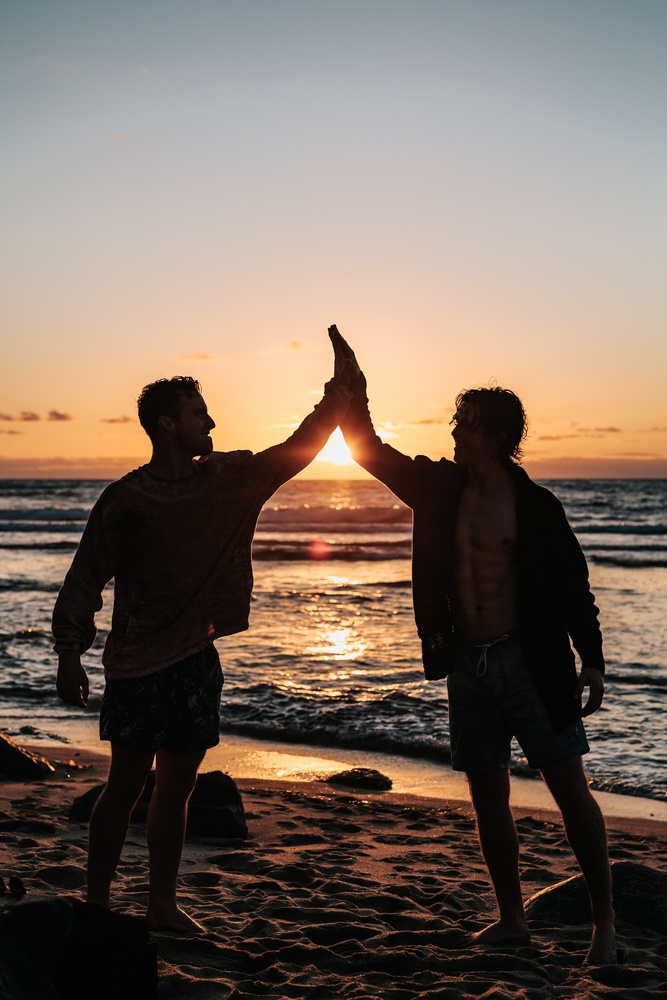
#> input picture python/1imagensEntrada/18.jpg, 667 x 1000 px, shrunk from 3691 x 5536 before the run
$ python funcionQuadrada.py
#> lines starting #> are read from the running program, lines starting #| are printed output that depends on the picture
#> further down, img is the input picture: shape (1000, 667, 3); mean B, G, R 94.8, 106.3, 121.9
import cv2
import numpy as np
from matplotlib import pyplot as plt
from pylab import *

def funcionQuadrada(imgI, A, maximo):
#> called with A = 0.02, maximo = 255
    img = cv2.cvtColor(imgI, cv2.COLOR_RGB2GRAY)
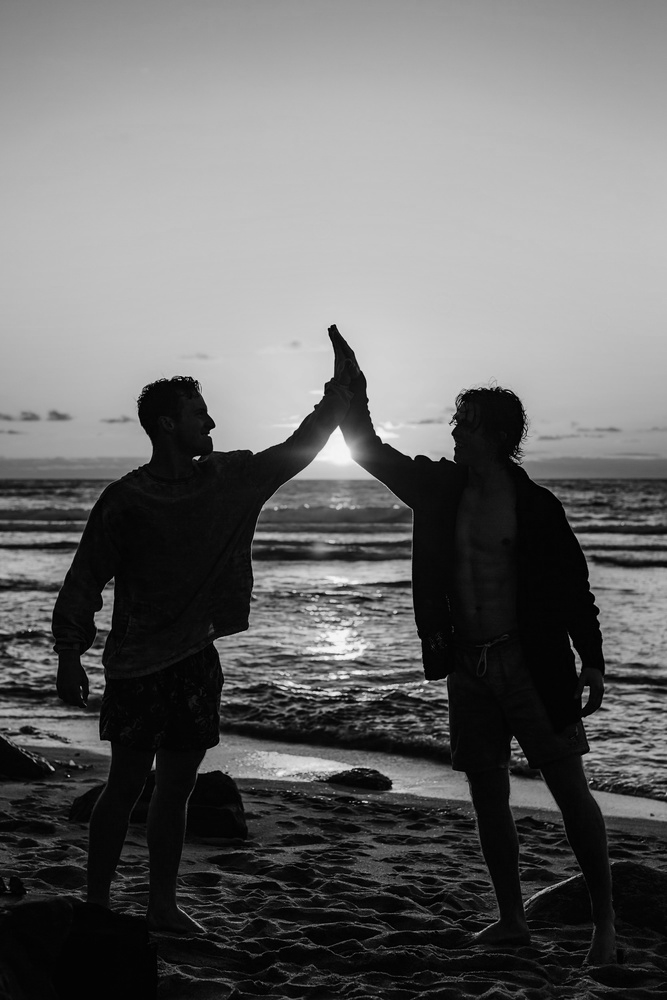
#> img: shape (1000, 667); min 0, max 248, mean 104.6
    height, width = img.shape  # dimensões da imagem
#> height = 1000; width = 667
    if (A == 0 ):
        A = 0.005
    if (maximo == 0 ):
        maximo = 255
  # transformação Quadratica
    for i in range(0, height):
        for j in range(0, width):
            pixel = imgI[i, j].astype(int)

            saida =  A*(pixel)**2
            if( saida[0] >= 255 ):
                saida[0] = maximo
            if (saida[1] >= 255):
                saida[1] = maximo
            if (saida[2] >= 255):
                saida[2] = maximo

            imgI[i,j] = saida
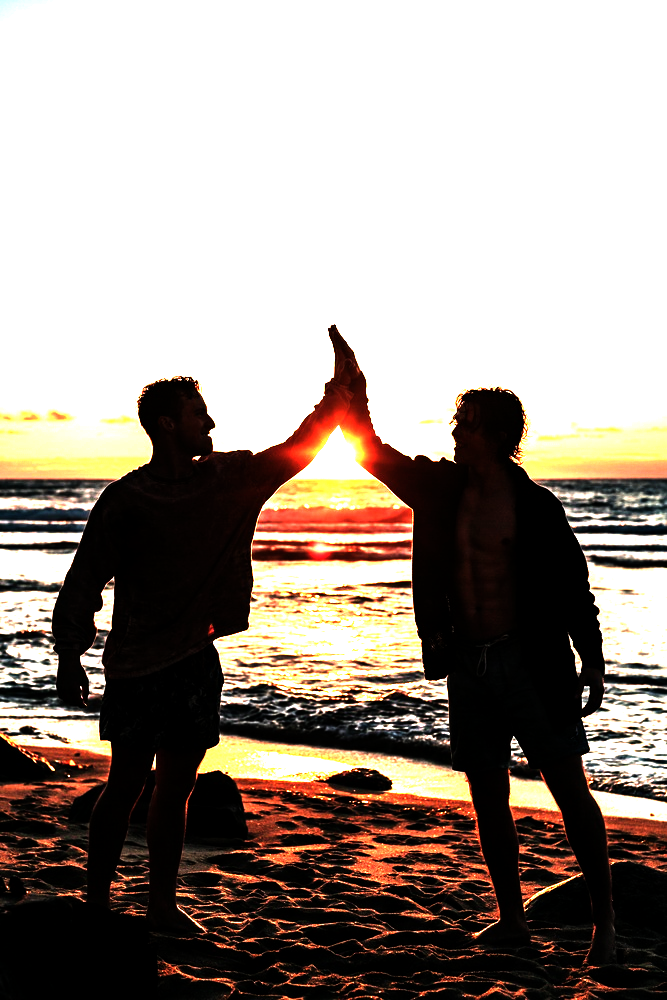
#> imgI: shape (1000, 667, 3); mean B, G, R 138.6, 146.8, 156.9

    return imgI


img = cv2.imread("./1imagensEntrada/18.jpg")

parametroQuadrado = 0.02
out = funcionQuadrada(img, parametroQuadrado, 255)

texto = "output_quadrada_"+str(parametroQuadrado)+".png"
cv2.imwrite(texto, out)

$ run again, with python/1imagensEntrada/01.jpg copied over python/1imagensEntrada/18.jpg
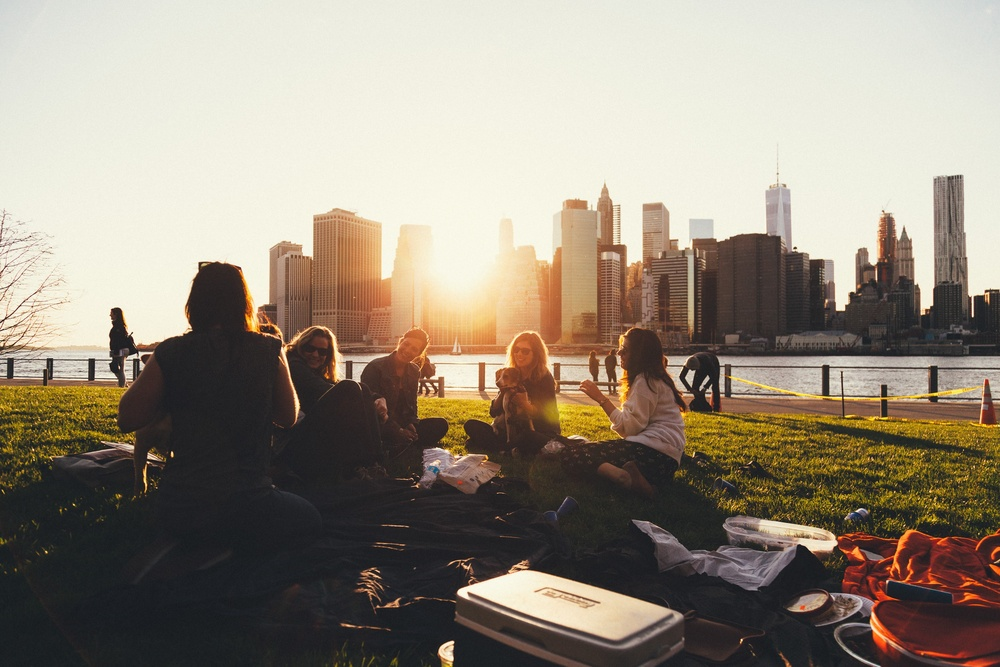
#> input picture python/1imagensEntrada/01.jpg, 1000 x 667 px, shrunk from 3000 x 2000 before the run
#> img is the input picture: shape (667, 1000, 3); mean B, G, R 124.6, 139, 149.3
#> in funcionQuadrada, `img = cv2.cvtColor(imgI, cv2.COLOR_RGB2GRAY)`:
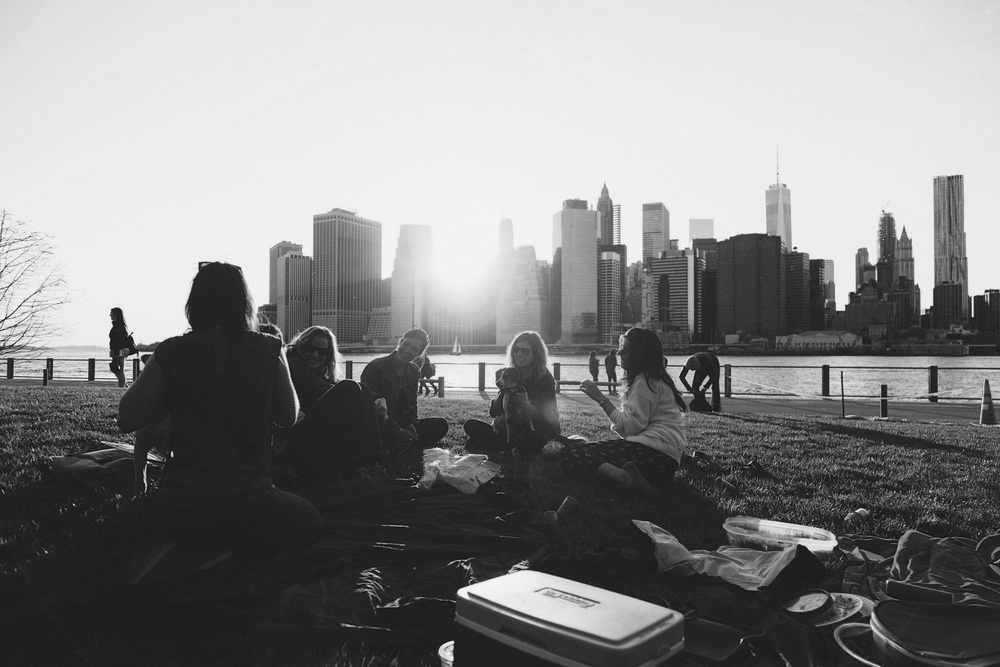
#> img: shape (667, 1000); min 11, max 250, mean 135.8
#> after the loop in funcionQuadrada, `for i in range(0, height):`:
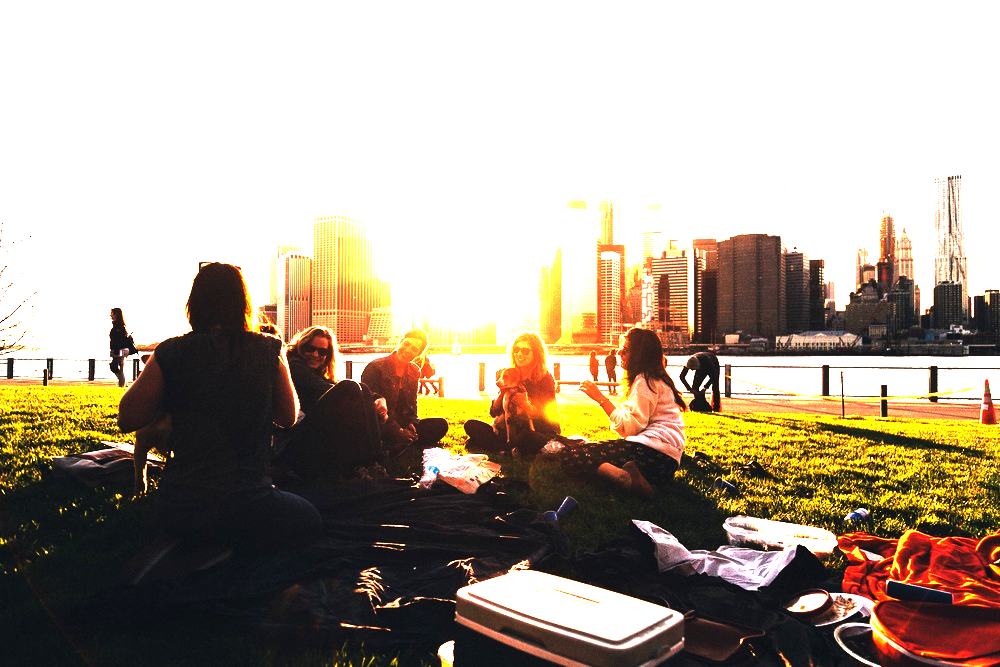
#> imgI: shape (667, 1000, 3); mean B, G, R 144.8, 160.4, 173.5

$ run again, with python/1imagensEntrada/02.jpg copied over python/1imagensEntrada/18.jpg
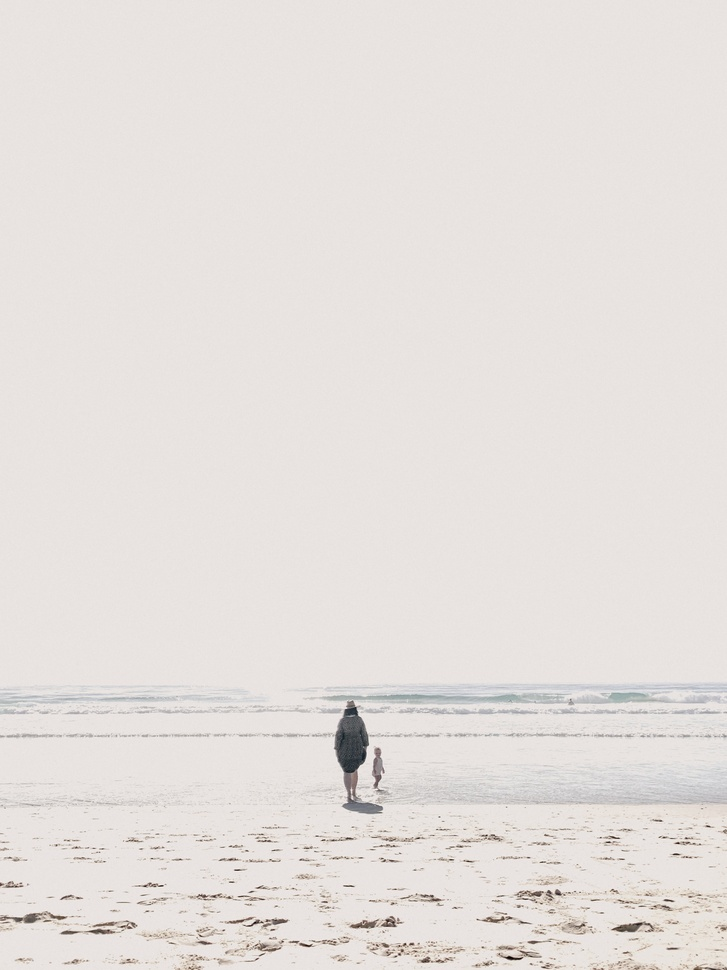
#> input picture python/1imagensEntrada/02.jpg, 727 x 970 px, shrunk from 2960 x 3947 before the run
#> img is the input picture: shape (970, 727, 3); mean B, G, R 221.2, 224.3, 229.4
#> img: shape (970, 727)
#> after the loop in funcionQuadrada, `for i in range(0, height):`:
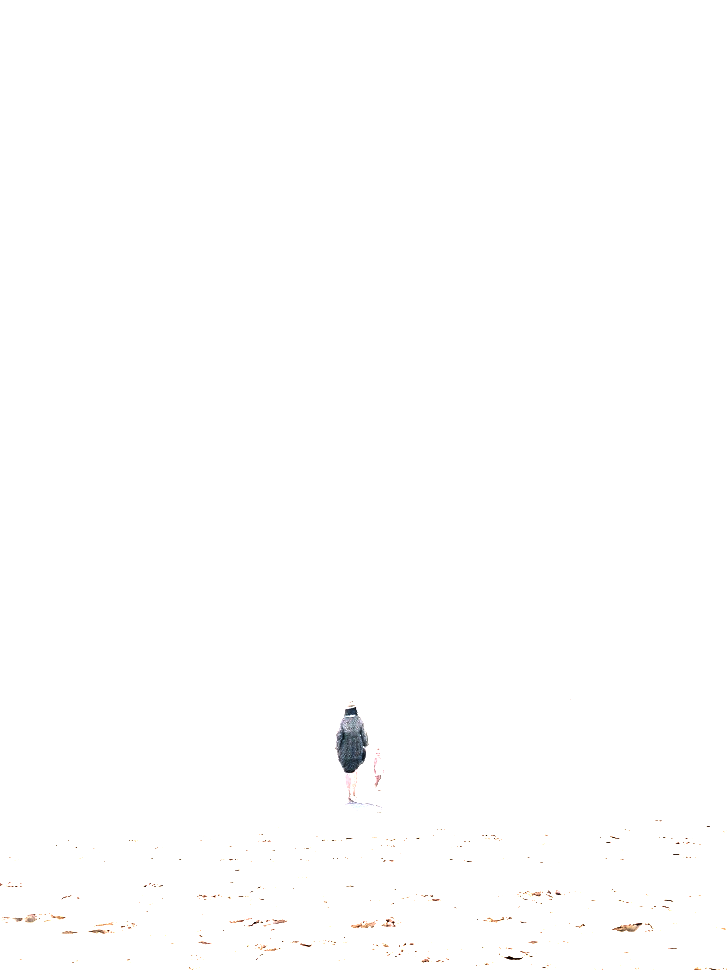
#> imgI: shape (970, 727, 3); mean B, G, R 254.3, 254.4, 254.5

$ run again, with python/1imagensEntrada/03.jpg copied over python/1imagensEntrada/18.jpg
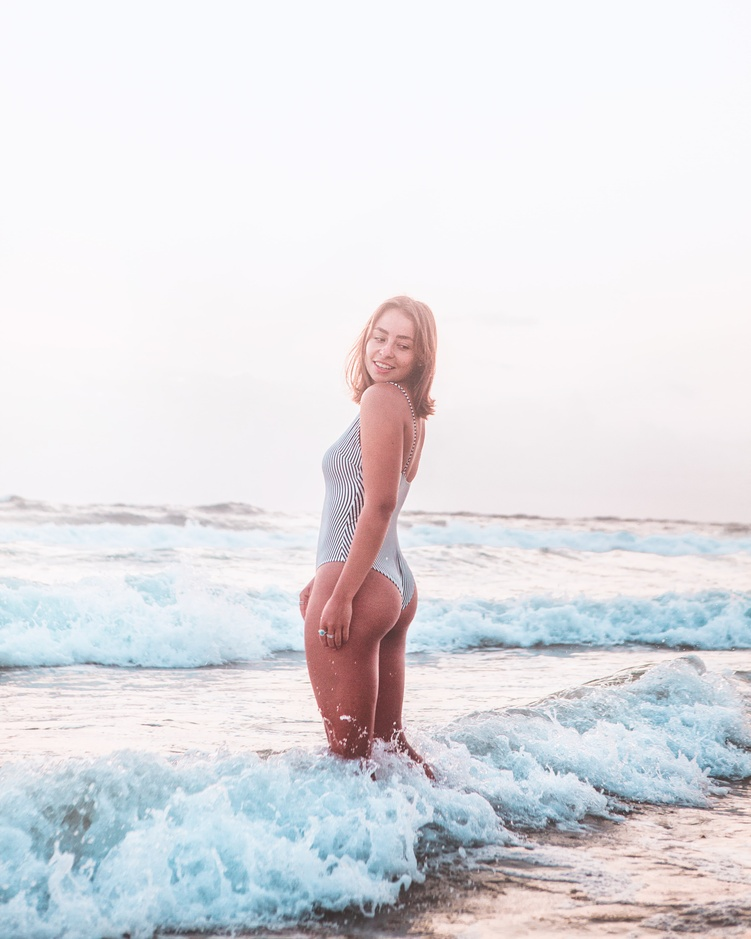
#> input picture python/1imagensEntrada/03.jpg, 751 x 939 px, shrunk from 3744 x 4680 before the run
#> img is the input picture: shape (939, 751, 3); mean B, G, R 228.2, 224.1, 224.7
#> in funcionQuadrada, `img = cv2.cvtColor(imgI, cv2.COLOR_RGB2GRAY)`:
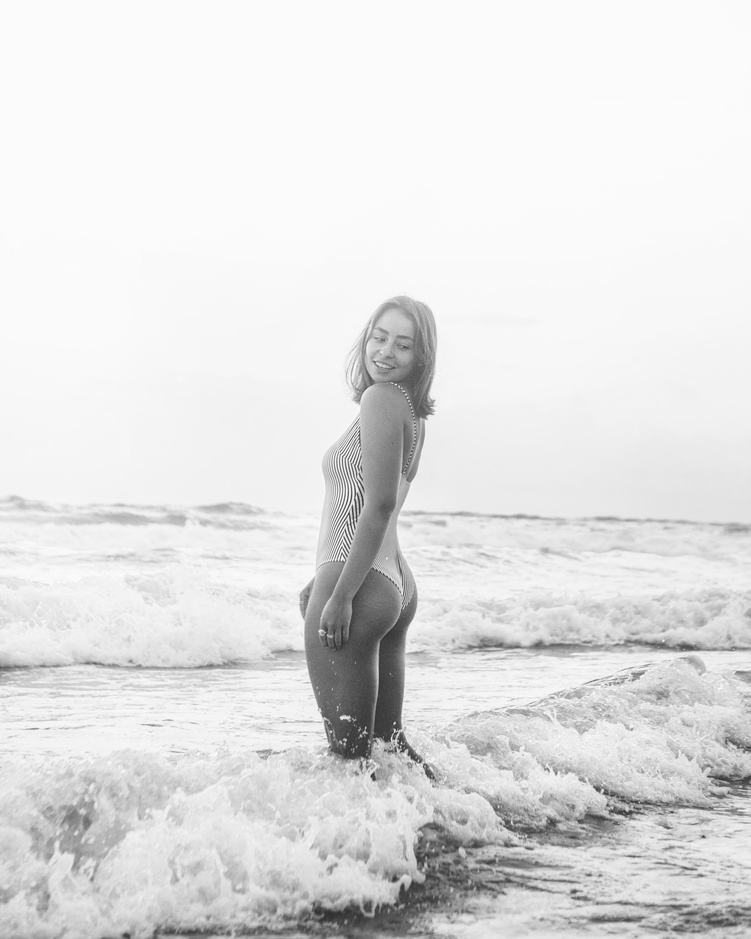
#> img: shape (939, 751); min 46, max 255, mean 225.5
#> after the loop in funcionQuadrada, `for i in range(0, height):`:
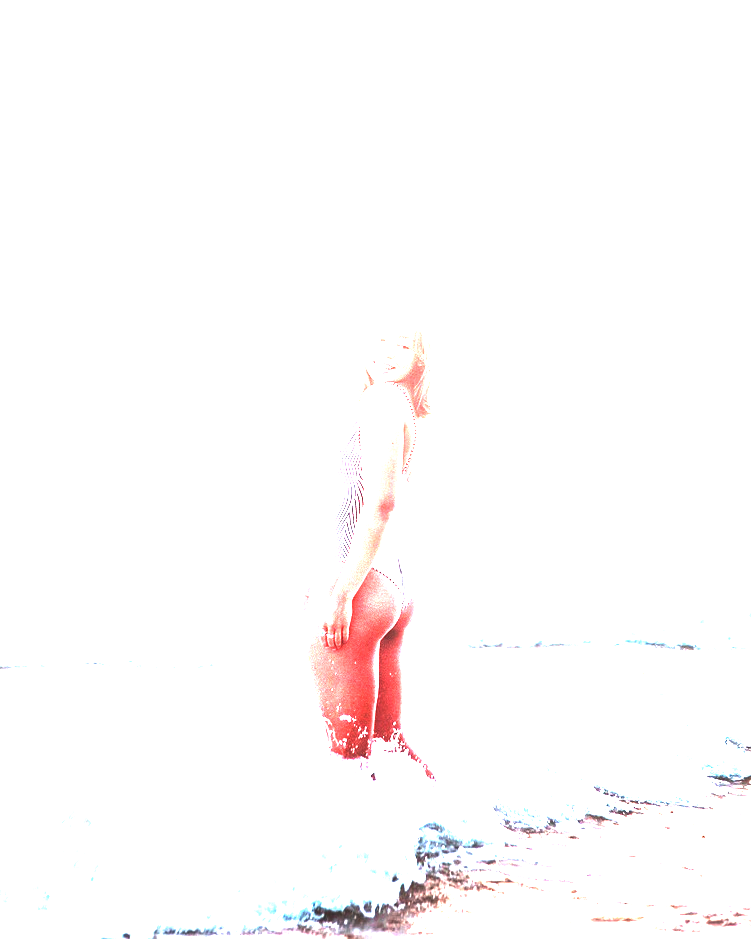
#> imgI: shape (939, 751, 3); mean B, G, R 251.5, 251.3, 253.7
